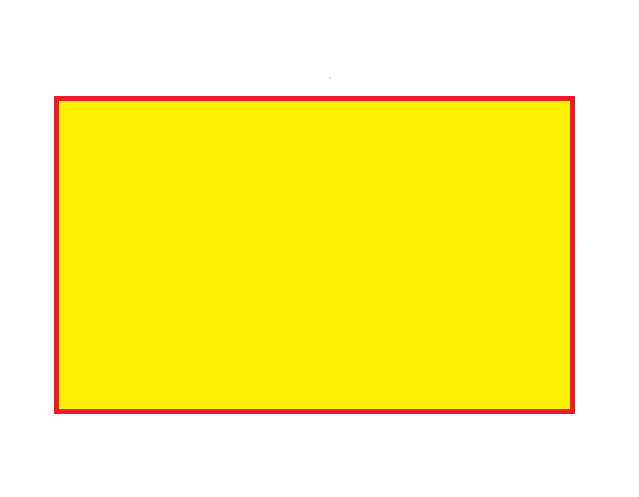
#> input picture 05 Project tray and coins/rectangle.png, 639 x 497 px
$ python '02 pointPolygonTest.py'
#> lines starting #> are read from the running program, lines starting #| are printed output that depends on the picture; after the words box and inside, x2 and y2 are one past the last pixel; in counts of white or black regions, pixels touching at a corner belong together
#To determine if a point is inside, outside, or on the edge of a shape you can check if the point is within a contour using cv2.pointPolygonTest().
import cv2

image = cv2.imread('rectangle.png')
#> image is the input picture: shape (497, 639, 3); mean B, G, R 122.9, 242.6, 254.5
gray = cv2.cvtColor(image, cv2.COLOR_BGR2GRAY)
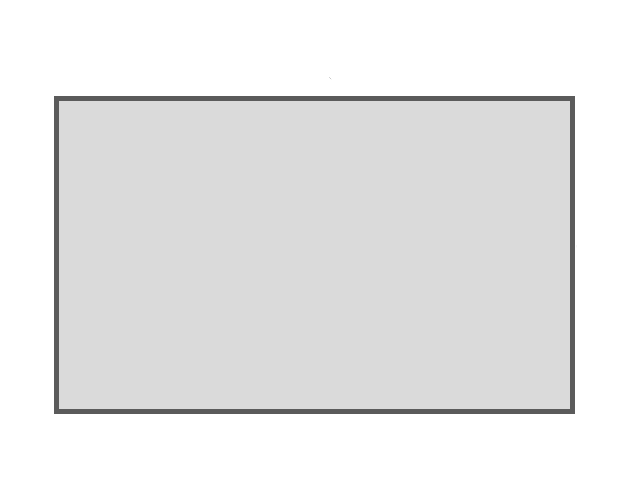
#> gray: shape (497, 639); min 91, max 255, mean 232.4

ret, thresh = cv2.threshold(gray, 127, 255, 0)
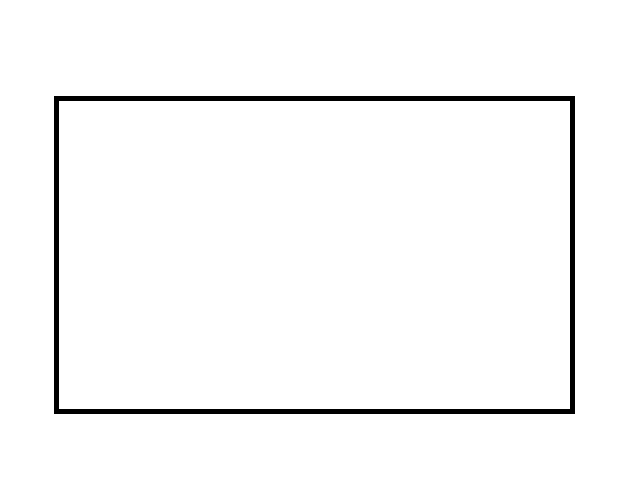
#> thresh: shape (497, 639); 97.4% white; 1 black region
contours, hierarchy = cv2.findContours(thresh, cv2.RETR_TREE, cv2.CHAIN_APPROX_SIMPLE)
#> contours = 3 contours; box (x1, y1, x2, y2) and area: (0, 0, 639, 497) 316448, (53, 95, 576, 415) 166516, (59, 101, 570, 409) 156570

rect = contours[1] #I have chosen arbitrary contour, e.g. 1
#> rect = [[53, 96], [54, 95], [574, 95], [575, 96], [575, 413], [574, 414], [54, 414], [53, 413]]
point1 = (25, 50)
point2 = (200, 250)
# Perform check if point is inside contour/shape
cv2.drawContours(image, [rect], 0, (36, 255, 12), 2)
result1 = cv2.pointPolygonTest(rect, point1, False)
#> result1 = -1
result2 = cv2.pointPolygonTest(rect, point2, False)
#> result2 = 1
"""
pointPolygonTest the third argument is measureDist:
True, it finds the shortest distance between a point in the image and a contour.
False, it finds whether the point is inside, outside, or on the contour.
"""

# Draw points
cv2.circle(image, point1, 8, (100, 100, 255), -1)
cv2.putText(image, 'point1', (point1[0] -10, point1[1] -20), cv2.FONT_HERSHEY_SIMPLEX, 1.0, (0, 0, 0), lineType=cv2.LINE_AA)
cv2.circle(image, point2, 8, (200, 100, 55), -1)
cv2.putText(image, 'point2', (point2[0] -10, point2[1] -20), cv2.FONT_HERSHEY_SIMPLEX, 1.0, (0, 0, 0), lineType=cv2.LINE_AA)
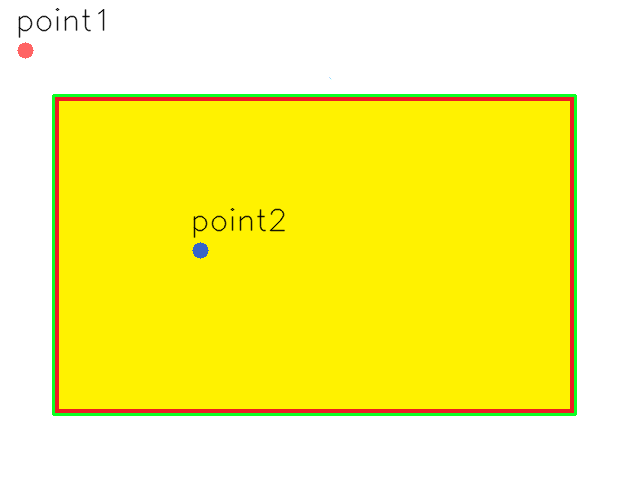
#> image: shape (497, 639, 3); mean B, G, R 120.4, 243.2, 250.2

print('If 1 is inside , point1:', result1)
#| If 1 is inside , point1: -1.0
print('If 1 is inside , point2:', result2)
#| If 1 is inside , point2: 1.0
#The function returns +1, -1, or 0 to indicate if a point is inside, outside, or on the contour, respectively

cv2.imshow('image', image)
cv2.waitKey()
